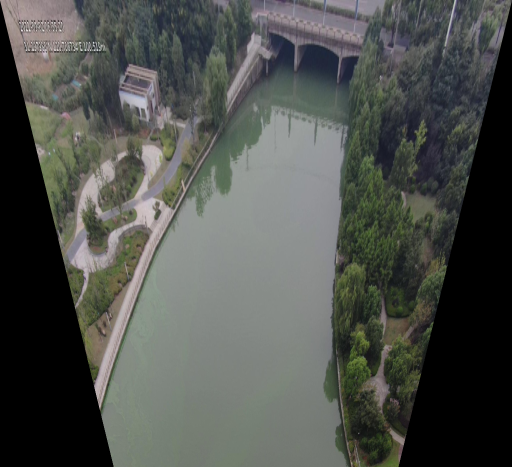
#> input picture Transformedpic/1.png, 1024 x 934 px, found by its file name (shown at 1/2 size)
$ python Ziptwo.py
#> lines starting #> are read from the running program, lines starting #| are printed output that depends on the picture
import cv2
import numpy as np
import cv2 as cv
from matplotlib import pyplot as plt

fig, ax = plt.subplots()

if __name__ == '__main__':
    top, bot, left, right = 100, 100, 0, 500
    img1 = cv.imread('./transformedPic/1.png')
#> img1 is the input picture: shape (934, 1024, 3); mean B, G, R 76.9, 81.2, 78.4
    img2 = cv.imread('./transformedPic/2.png')
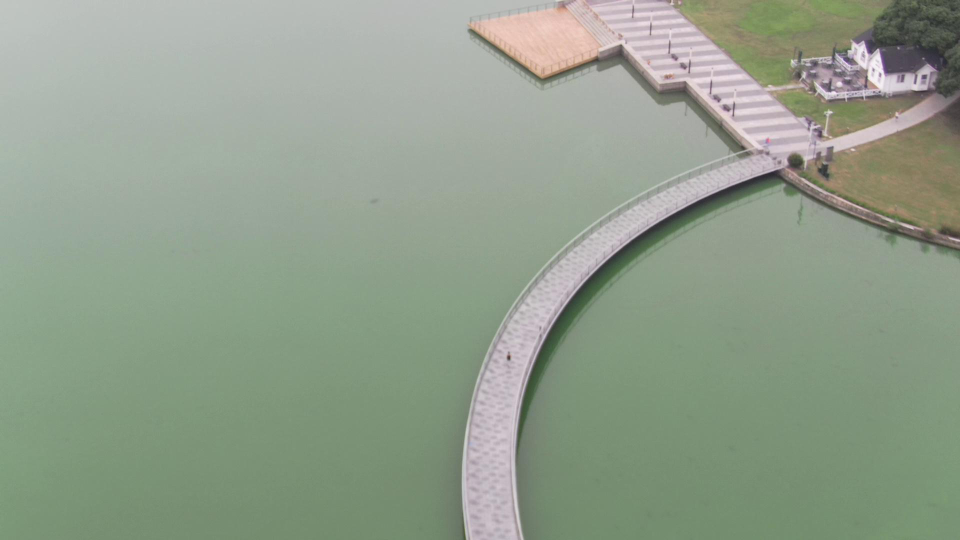
#> input picture SpaceLab/2.png, 1920 x 1080 px, found by its file name (shown at 1/2 size)
#> img2 is the input picture: shape (1080, 1920, 3); mean B, G, R 140.2, 157.9, 145.2

    h, w = img1.shape[:2]
#> h = 934; w = 1024
    img2 = cv2.resize(img2,dsize=(w, h))
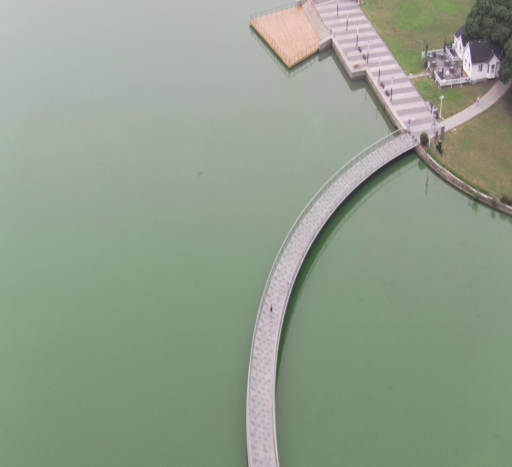
#> img2: shape (934, 1024, 3) (shown at 1/2 size); mean B, G, R 140.1, 157.9, 145.1

    srcImg = cv.copyMakeBorder(img1, top, bot, left, right, cv.BORDER_CONSTANT, value=(0, 0, 0))
    testImg = cv.copyMakeBorder(img2, top, bot, left, right, cv.BORDER_CONSTANT, value=(0, 0, 0))
    img1gray = cv.cvtColor(srcImg, cv.COLOR_BGR2GRAY)
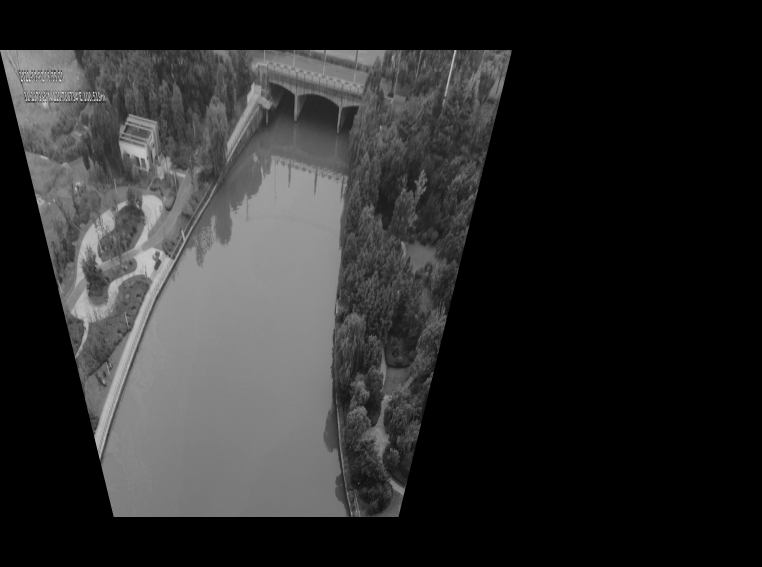
#> img1gray: shape (1134, 1524) (shown at 1/2 size); min 0, max 253, mean 44.2
    cv.imwrite("./gray.png", img1gray)


    img2gray = cv.cvtColor(testImg, cv.COLOR_BGR2GRAY)
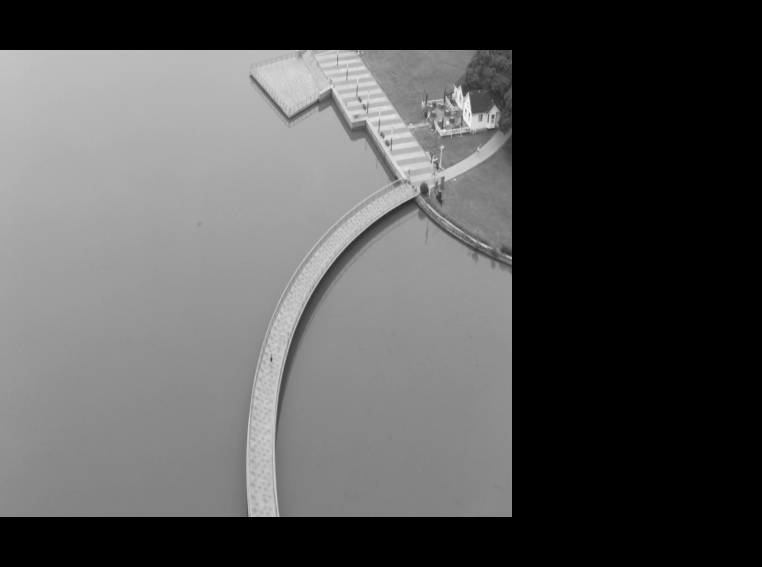
#> img2gray: shape (1134, 1524) (shown at 1/2 size); min 0, max 245, mean 84.1
    # sift = cv.xfeatures2d_SIFT().create()

    sift = cv.SIFT_create()
    # find the keypoints and descriptors with SIFT
    kp1, des1 = sift.detectAndCompute(img1gray, None)
#> kp1 = 2248 keypoints; strongest (x, y, size): (187, 185, 2), (195, 200, 2.2), (171, 200, 2.3), (189, 200, 2.2)
    kp2, des2 = sift.detectAndCompute(img2gray, None)
#> kp2 = 732 keypoints; strongest (x, y, size): (1022, 516, 3.2), (526, 1006, 44.5), (542, 719, 3.5), (587, 147, 75.3)
    # FLANN parameters
    FLANN_INDEX_KDTREE = 1
    index_params = dict(algorithm=FLANN_INDEX_KDTREE, trees=5)
    search_params = dict(checks=50)
    flann = cv.FlannBasedMatcher(index_params, search_params)
    matches = flann.knnMatch(des1, des2, k=2)
#> matches = 2248 matches

    # [10 lines of commented-out code are left out]
    matchesMask = [[0, 0] for i in range(len(matches))]
#> matchesMask = 2248 pairs, first value 0 to 0, second value 0 to 0

    good = []
    pts1 = []
    pts2 = []
    # ratio test as per Lowe's paper
    for i, (m, n) in enumerate(matches):
        if m.distance < 0.7*n.distance:
            good.append(m)
            pts2.append(kp2[m.trainIdx].pt)
            pts1.append(kp1[m.queryIdx].pt)
            matchesMask[i] = [1, 0]
#> after the loop, good = 18 matches; matchesMask = 2248 pairs, first value 0 to 1, second value 0 to 0; pts1 = 18 items, first 6: (105.3, 484.7), (116.6, 543), (181.6, 648.9), (216.1, 869.2), (262.6, 648.3), (314.3, 595.7); pts2 = 18 items, first 6: (975.8, 243.2), (720.8, 111.1), (783.8, 362.6), (764.7, 317.5), (860, 418.9), (764.7, 317.5)

    draw_params = dict(matchColor=(0, 255, 0),
                       singlePointColor=(255, 0, 0),
                       matchesMask=matchesMask,
                       flags=0)
#> draw_params = 4 items
    img3 = cv.drawMatchesKnn(img1gray, kp1, img2gray, kp2, matches, None, **draw_params)
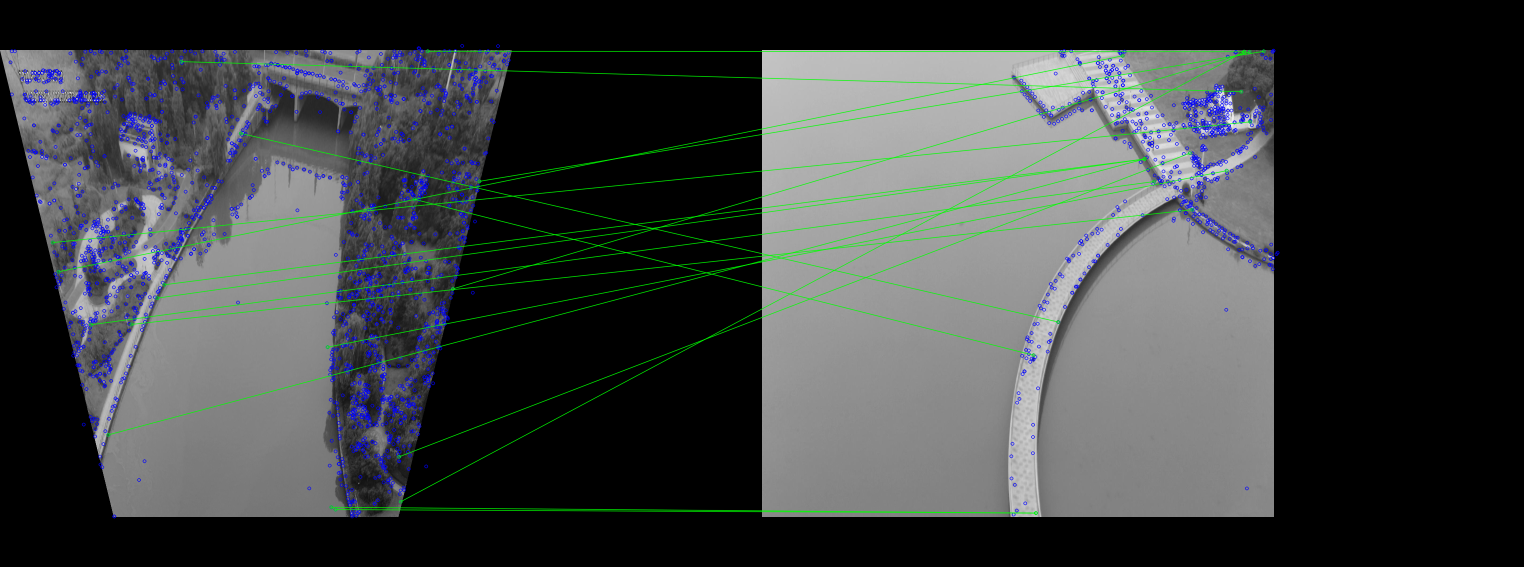
#> img3: shape (1134, 3048, 3) (shown at 1/2 size); mean of channels 0, 1, 2 65.3, 64.6, 61.3; drawn as B, G, R

    #cv2.imwrite("./onlypic1.png",img3)
    ax = plt.axes()
    ax.set(facecolor = "orange")
    plt.imshow(img3, ), plt.show()

    rows, cols = srcImg.shape[:2]
#> rows = 1134; cols = 1524
    MIN_MATCH_COUNT = 5
    if len(good) > MIN_MATCH_COUNT:
        src_pts = np.float32([kp1[m.queryIdx].pt for m in good]).reshape(-1, 1, 2)
#> src_pts = 18 rows, first 8: [105.3, 484.7], [116.6, 543], [181.6, 648.9], [216.1, 869.2], [262.6, 648.3], [314.3, 595.7], [328.4, 569], [362.2, 122.7]
        dst_pts = np.float32([kp2[m.trainIdx].pt for m in good]).reshape(-1, 1, 2)
#> dst_pts = 18 rows, first 8: [975.8, 243.2], [720.8, 111.1], [783.8, 362.6], [764.7, 317.5], [860, 418.9], [764.7, 317.5], [764.7, 317.5], [958.2, 183]
        M, mask = cv.findHomography(src_pts, dst_pts, cv.RANSAC, 5.0)
#> M = [[-0.727, -0.169, 763.1], [-0.304, -0.0736, 318.3], [-0.000954, -0.000224, 1]]; mask = 18 values, max 1 at index 3, min 0 at index 0, mean 0.333
        warpImg = cv.warpPerspective(testImg, np.array(M), (testImg.shape[1], testImg.shape[0]),
                                     flags=cv.WARP_INVERSE_MAP)
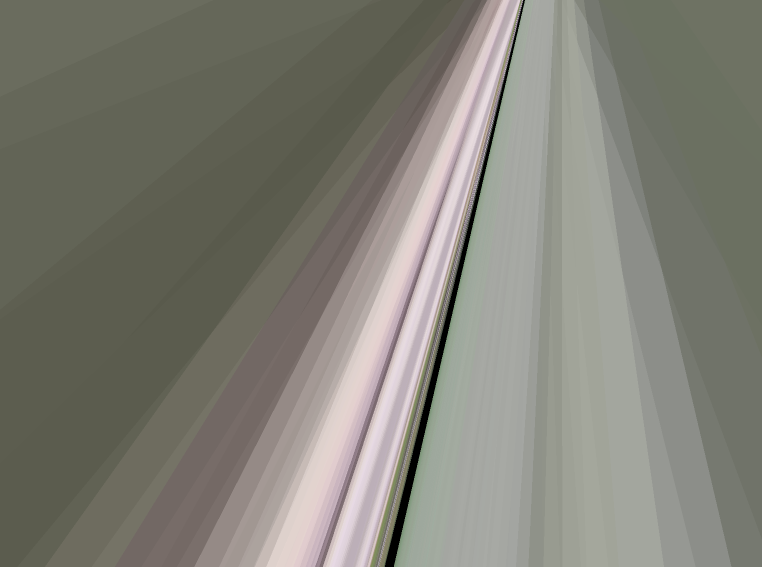
#> warpImg: shape (1134, 1524, 3) (shown at 1/2 size); mean B, G, R 118.3, 127.7, 128.5

        height = srcImg.shape[0] * 2
#> height = 2268
        width = max(srcImg.shape[1], warpImg.shape[1])
#> width = 1524

        for col in range(0, cols):
            if srcImg[:, col].any() and warpImg[:, col].any():
                left = col
                break
        for col in range(cols - 1, 0, -1):
            if srcImg[:, col].any() and warpImg[:, col].any():
                right = col
                break

        res = np.zeros([height, width, 3], np.uint8)
        for row in range(0, rows):
            for col in range(0, cols):
                if not srcImg[row, col].any():
                    res[row, col] = warpImg[row, col]
                elif not warpImg[row, col].any():
                    res[row, col] = srcImg[row, col]
                else:
                    srcImgLen = float(abs(col - left))
                    testImgLen = float(abs(col - right))
                    alpha = srcImgLen / (srcImgLen + testImgLen)
                    res[row, col] = np.clip(srcImg[row, col] * (1 - alpha) + warpImg[row, col] * alpha, 0, 255)
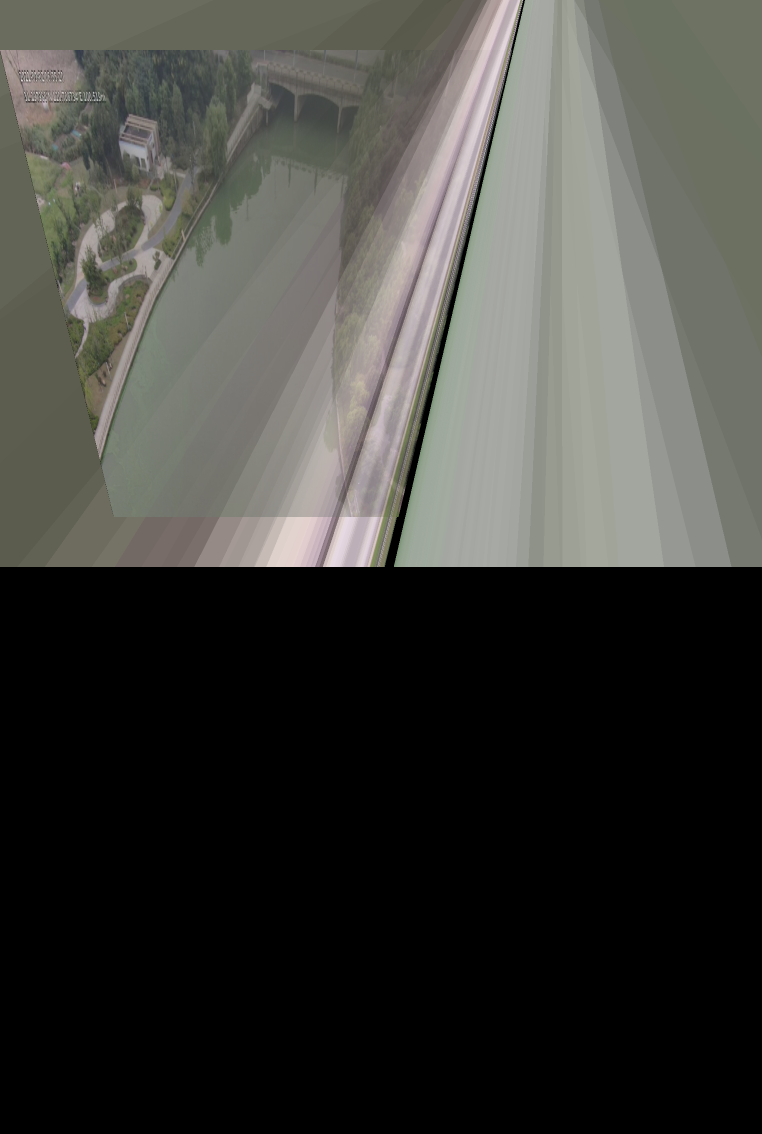
#> res: shape (2268, 1524, 3) (shown at 1/2 size); mean B, G, R 59.8, 64, 63.8
        cv.imwrite("./resa.png", res)
        # opencv is bgr, matplotlib is rgb
        res = cv.cvtColor(res, cv.COLOR_BGR2RGB)
        # show the result
        plt.style.use('seaborn-paper')
        plt.figure()
        plt.imshow(res)
        plt.show()
        #fig.savefig('./matchline1.svg', dpi=600, format='svg')

    else:
        print("Not enough matches are found - {}/{}".format(len(good), MIN_MATCH_COUNT))
        matchesMask = None
